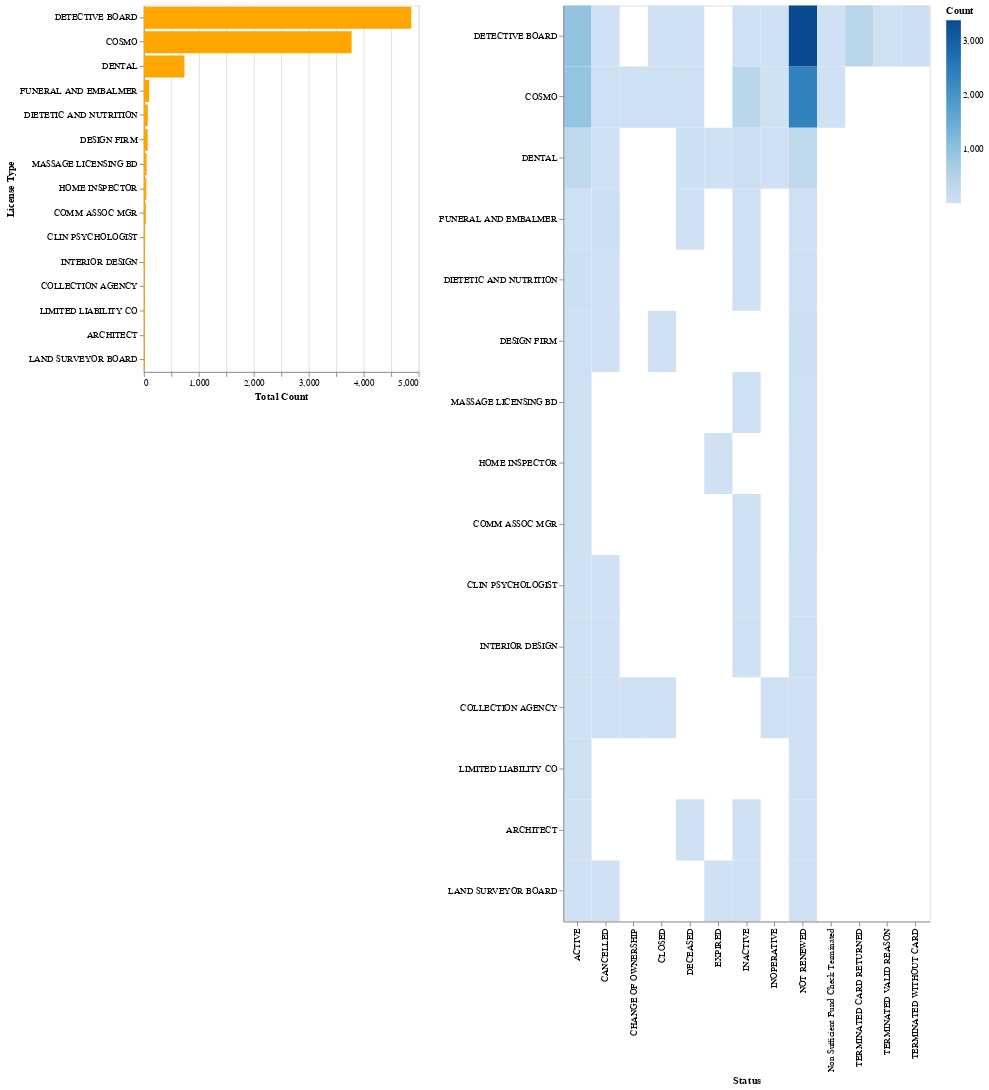

The notebook cell this image was saved under:
### Code cell
# Linked crossfilter: bar (License Type) + heatmap (License Status x License Type)
type_select = alt.selection_point(fields=['License Type'], on='click', toggle=True)

topN = 15
top_counts = counts.sort_values('count', ascending=False).head(topN)
top_counts_labeled = top_counts.rename(columns={'license':'License Type'})

left_bar = alt.Chart(top_counts_labeled).mark_bar().encode(
    y=alt.Y('License Type:N', sort='-x', title='License Type'),
    x=alt.X('count:Q', title='Total Count'),
    color=alt.condition(type_select, alt.value('orange'), alt.value('lightgray')),
    tooltip=['License Type:N','count:Q']
).add_params(type_select).properties(width=300, height=400)

status_df = (
    df[['License Type','License Status']]
    .dropna()
    .groupby(['License Type','License Status']).size()
    .reset_index(name='n')
)
status_top = status_df[status_df['License Type'].isin(top_counts_labeled['License Type'])]

heat = alt.Chart(status_top).mark_rect().encode(
    y=alt.Y('License Type:N', sort=top_counts_labeled['License Type'].tolist(), title=''),
    x=alt.X('License Status:N', title='Status'),
    color=alt.Color('n:Q', title='Count', scale=alt.Scale(scheme='blues')),
    opacity=alt.condition(type_select, alt.value(1.0), alt.value(0.5)),
    tooltip=['License Type:N','License Status:N','n:Q']
).properties(width=400, height=1000)

# Compose dashboard
dashboard = alt.hconcat(left_bar, heat).resolve_scale(color='independent')
dashboard

### Figure 1 — Vega-Lite specification as saved in the notebook (floating-point values rounded to 4 significant figures)
{"config": {"view": {"continuousWidth": 300, "continuousHeight": 300}}, "hconcat": [{"data": {"name": "data-c996b2221d3b194c89a857bbeff5f2c6"}, "mark": {"type": "bar"}, "encoding": {"color": {"condition": {"param": "param_b5470487216b7b0f", "value": "orange"}, "value": "lightgray"}, "tooltip": [{"field": "License Type", "type": "nominal"}, {"field": "count", "type": "quantitative"}], "x": {"field": "count", "title": "Total Count", "type": "quantitative"}, "y": {"field": "License Type", "sort": "-x", "title": "License Type", "type": "nominal"}}, "height": 400, "name": "view_f44ed75dfc1fd17d_0", "width": 300}, {"data": {"name": "data-94090c2196054711b56d02f5c5fd20ab"}, "mark": {"type": "rect"}, "encoding": {"color": {"field": "n", "scale": {"scheme": "blues"}, "title": "Count", "type": "quantitative"}, "opacity": {"condition": {"param": "param_b5470487216b7b0f", "value": 1.0}, "value": 0.5}, "tooltip": [{"field": "License Type", "type": "nominal"}, {"field": "License Status", "type": "nominal"}, {"field": "n", "type": "quantitative"}], "x": {"field": "License Status", "title": "Status", "type": "nominal"}, "y": {"field": "License Type", "sort": ["DETECTIVE BOARD", "COSMO", "DENTAL", "FUNERAL AND EMBALMER", "DIETETIC AND NUTRITION", "DESIGN FIRM", "MASSAGE LICENSING BD", "HOME INSPECTOR", "COMM ASSOC MGR", "CLIN PSYCHOLOGIST", "INTERIOR DESIGN", "COLLECTION AGENCY", "LIMITED LIABILITY CO", "ARCHITECT", "LAND SURVEYOR BOARD"], "title": "", "type": "nominal"}}, "height": 1000, "width": 400}], "params": [{"name": "param_b5470487216b7b0f", "select": {"type": "point", "fields": ["License Type"], "on": "click", "toggle": true}, "views": ["view_f44ed75dfc1fd17d_0"]}], "resolve": {"scale": {"color": "independent"}}, "$schema": "https://vega.github.io/schema/vega-lite/v6.1.0.json", "datasets": {"data-c996b2221d3b194c89a857bbeff5f2c6": [{"License Type": "DETECTIVE BOARD", "count": 4867, "percent": 48.7}, {"License Type": "COSMO", "count": 3781, "percent": 37.8}, {"License Type": "DENTAL", "count": 739, "percent": 7.4}, {"License Type": "FUNERAL AND EMBALMER", "count": 98, "percent": 1.0}, {"License Type": "DIETETIC AND NUTRITION", "count": 73, "percent": 0.7}, {"License Type": "DESIGN FIRM", "count": 71, "percent": 0.7}, {"License Type": "MASSAGE LICENSING BD", "count": 52, "percent": 0.5}, {"License Type": "HOME INSPECTOR", "count": 46, "percent": 0.5}, {"License Type": "COMM ASSOC MGR", "count": 37, "percent": 0.4}, {"License Type": "CLIN PSYCHOLOGIST", "count": 24, "percent": 0.2}, {"License Type": "INTERIOR DESIGN", "count": 22, "percent": 0.2}, {"License Type": "COLLECTION AGENCY", "count": 21, "percent": 0.2}, {"License Type": "LIMITED LIABILITY CO", "count": 21, "percent": 0.2}, {"License Type": "ARCHITECT", "count": 20, "percent": 0.2}, {"License Type": "LAND SURVEYOR BOARD", "count": 17, "percent": 0.2}], "data-94090c2196054711b56d02f5c5fd20ab": [{"License Type": "ARCHITECT", "License Status": "ACTIVE", "n": 8}, {"License Type": "ARCHITECT", "License Status": "DECEASED", "n": 1}, {"License Type": "ARCHITECT", "License Status": "INACTIVE", "n": 5}, {"License Type": "ARCHITECT", "License Status": "NOT RENEWED", "n": 6}, {"License Type": "CLIN PSYCHOLOGIST", "License Status": "ACTIVE", "n": 9}, {"License Type": "CLIN PSYCHOLOGIST", "License Status": "CANCELLED", "n": 5}, {"License Type": "CLIN PSYCHOLOGIST", "License Status": "INACTIVE", "n": 3}, {"License Type": "CLIN PSYCHOLOGIST", "License Status": "NOT RENEWED", "n": 7}, {"License Type": "COLLECTION AGENCY", "License Status": "ACTIVE", "n": 7}, {"License Type": "COLLECTION AGENCY", "License Status": "CANCELLED", "n": 2}, {"License Type": "COLLECTION AGENCY", "License Status": "CHANGE OF OWNERSHIP", "n": 1}, {"License Type": "COLLECTION AGENCY", "License Status": "CLOSED", "n": 2}, {"License Type": "COLLECTION AGENCY", "License Status": "INOPERATIVE", "n": 1}, {"License Type": "COLLECTION AGENCY", "License Status": "NOT RENEWED", "n": 8}, {"License Type": "COMM ASSOC MGR", "License Status": "ACTIVE", "n": 19}, {"License Type": "COMM ASSOC MGR", "License Status": "INACTIVE", "n": 2}, {"License Type": "COMM ASSOC MGR", "License Status": "NOT RENEWED", "n": 16}, {"License Type": "COSMO", "License Status": "ACTIVE", "n": 940}, {"License Type": "COSMO", "License Status": "CANCELLED", "n": 12}, {"License Type": "COSMO", "License Status": "CHANGE OF OWNERSHIP", "n": 15}, {"License Type": "COSMO", "License Status": "CLOSED", "n": 12}, {"License Type": "COSMO", "License Status": "DECEASED", "n": 23}, {"License Type": "COSMO", "License Status": "INACTIVE", "n": 412}, {"License Type": "COSMO", "License Status": "INOPERATIVE", "n": 3}, {"License Type": "COSMO", "License Status": "NOT RENEWED", "n": 2363}, {"License Type": "COSMO", "License Status": "Non Sufficient Fund Check Terminated", "n": 1}, {"License Type": "DENTAL", "License Status": "ACTIVE", "n": 316}, {"License Type": "DENTAL", "License Status": "CANCELLED", "n": 7}, {"License Type": "DENTAL", "License Status": "DECEASED", "n": 31}, {"License Type": "DENTAL", "License Status": "EXPIRED", "n": 4}, {"License Type": "DENTAL", "License Status": "INACTIVE", "n": 58}, {"License Type": "DENTAL", "License Status": "INOPERATIVE", "n": 1}, {"License Type": "DENTAL", "License Status": "NOT RENEWED", "n": 322}, {"License Type": "DESIGN FIRM", "License Status": "ACTIVE", "n": 23}, {"License Type": "DESIGN FIRM", "License Status": "CANCELLED", "n": 2}, {"License Type": "DESIGN FIRM", "License Status": "CLOSED", "n": 2}, {"License Type": "DESIGN FIRM", "License Status": "NOT RENEWED", "n": 44}, {"License Type": "DETECTIVE BOARD", "License Status": "ACTIVE", "n": 971}, {"License Type": "DETECTIVE BOARD", "License Status": "CANCELLED", "n": 2}, {"License Type": "DETECTIVE BOARD", "License Status": "CLOSED", "n": 3}, {"License Type": "DETECTIVE BOARD", "License Status": "DECEASED", "n": 1}, {"License Type": "DETECTIVE BOARD", "License Status": "INACTIVE", "n": 1}, {"License Type": "DETECTIVE BOARD", "License Status": "INOPERATIVE", "n": 11}, {"License Type": "DETECTIVE BOARD", "License Status": "NOT RENEWED", "n": 3395}, {"License Type": "DETECTIVE BOARD", "License Status": "Non Sufficient Fund Check Terminated", "n": 1}, {"License Type": "DETECTIVE BOARD", "License Status": "TERMINATED CARD RETURNED", "n": 431}, {"License Type": "DETECTIVE BOARD", "License Status": "TERMINATED VALID REASON", "n": 19}, {"License Type": "DETECTIVE BOARD", "License Status": "TERMINATED WITHOUT CARD", "n": 32}, {"License Type": "DIETETIC AND NUTRITION", "License Status": "ACTIVE", "n": 37}, {"License Type": "DIETETIC AND NUTRITION", "License Status": "CANCELLED", "n": 1}, {"License Type": "DIETETIC AND NUTRITION", "License Status": "INACTIVE", "n": 7}, {"License Type": "DIETETIC AND NUTRITION", "License Status": "NOT RENEWED", "n": 28}, {"License Type": "FUNERAL AND EMBALMER", "License Status": "ACTIVE", "n": 14}, {"License Type": "FUNERAL AND EMBALMER", "License Status": "CANCELLED", "n": 44}, {"License Type": "FUNERAL AND EMBALMER", "License Status": "DECEASED", "n": 4}, {"License Type": "FUNERAL AND EMBALMER", "License Status": "INACTIVE", "n": 13}, {"License Type": "FUNERAL AND EMBALMER", "License Status": "NOT RENEWED", "n": 23}, {"License Type": "HOME INSPECTOR", "License Status": "ACTIVE", "n": 14}, {"License Type": "HOME INSPECTOR", "License Status": "EXPIRED", "n": 8}, {"License Type": "HOME INSPECTOR", "License Status": "NOT RENEWED", "n": 24}, {"License Type": "INTERIOR DESIGN", "License Status": "ACTIVE", "n": 2}, {"License Type": "INTERIOR DESIGN", "License Status": "CANCELLED", "n": 1}, {"License Type": "INTERIOR DESIGN", "License Status": "INACTIVE", "n": 5}, {"License Type": "INTERIOR DESIGN", "License Status": "NOT RENEWED", "n": 14}, {"License Type": "LAND SURVEYOR BOARD", "License Status": "ACTIVE", "n": 5}, {"License Type": "LAND SURVEYOR BOARD", "License Status": "CANCELLED", "n": 1}, {"License Type": "LAND SURVEYOR BOARD", "License Status": "EXPIRED", "n": 3}, {"License Type": "LAND SURVEYOR BOARD", "License Status": "INACTIVE", "n": 4}, {"License Type": "LAND SURVEYOR BOARD", "License Status": "NOT RENEWED", "n": 4}, {"License Type": "LIMITED LIABILITY CO", "License Status": "ACTIVE", "n": 15}, {"License Type": "LIMITED LIABILITY CO", "License Status": "NOT RENEWED", "n": 6}, {"License Type": "MASSAGE LICENSING BD", "License Status": "ACTIVE", "n": 23}, {"License Type": "MASSAGE LICENSING BD", "License Status": "INACTIVE", "n": 12}, {"License Type": "MASSAGE LICENSING BD", "License Status": "NOT RENEWED", "n": 17}]}}
